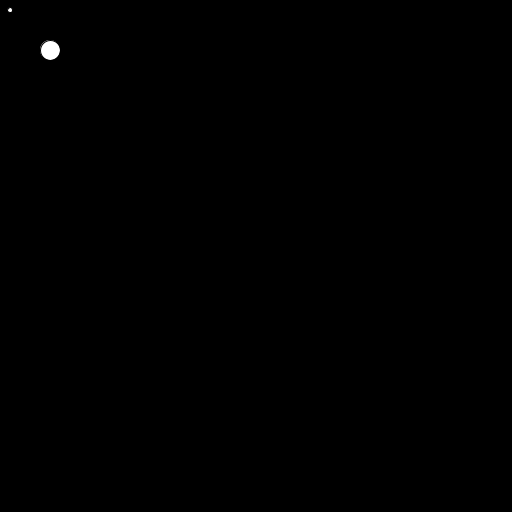
Frame 1 (no input)
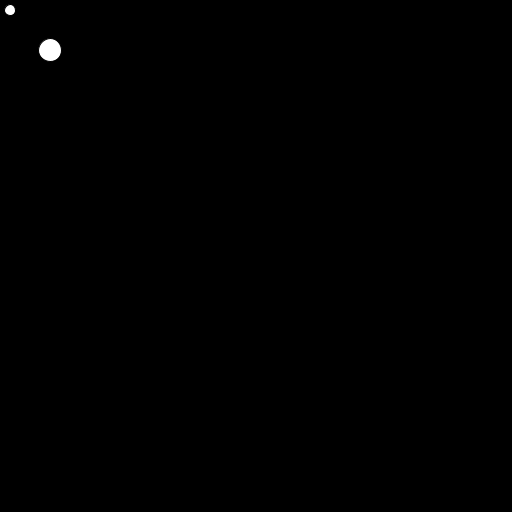
Frame 60 (the mouse pressed at the canvas centre just before this capture)
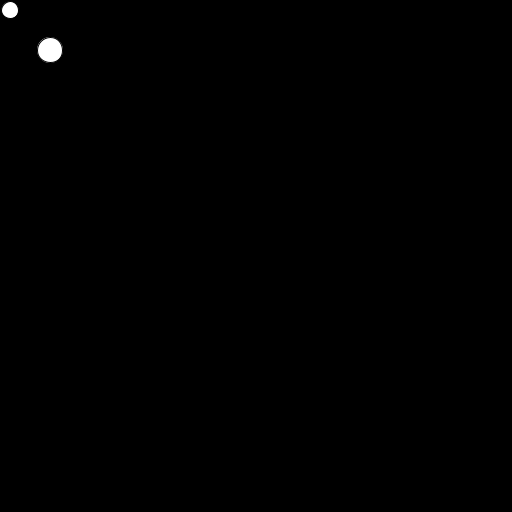
Frame 120 (the mouse held since frame 60 and released just before this capture)

The Processing sketch that drew these frames (run headless with seeded random() and noise(); from frame 60 on, the mouse is pressed at the canvas centre):

// Processing sketch: sketch_02_MVC
// ── sketch_02_MVC.pde
Circle r1, r2;

void setup () {
  size(512, 512);
  r1 = new Circle();
  r2 = new Circle(50, 50,20);
}

void draw () {
  background(0);
  r1.Draw();
  r2.Draw();
  r1.ChangeR(0.1);
  r2.ChangeR(0.05);
}

// ── Circle.pde
class Circle {
  float x, y, r;
  Circle () {
    x = 10;
    y = 10;
    r = 5;
  }
  
  Circle (float x, float y, float r) {
    this.x = x;
    this.y = y;
    this.r = r;
  }
  
  void Draw() {
    // Vista de nuestro modelo
    circle(x, y, r);
  }
  
  void ChangeR (float dr) {
    r = r + dr;
    // r += dr;
  }
}
